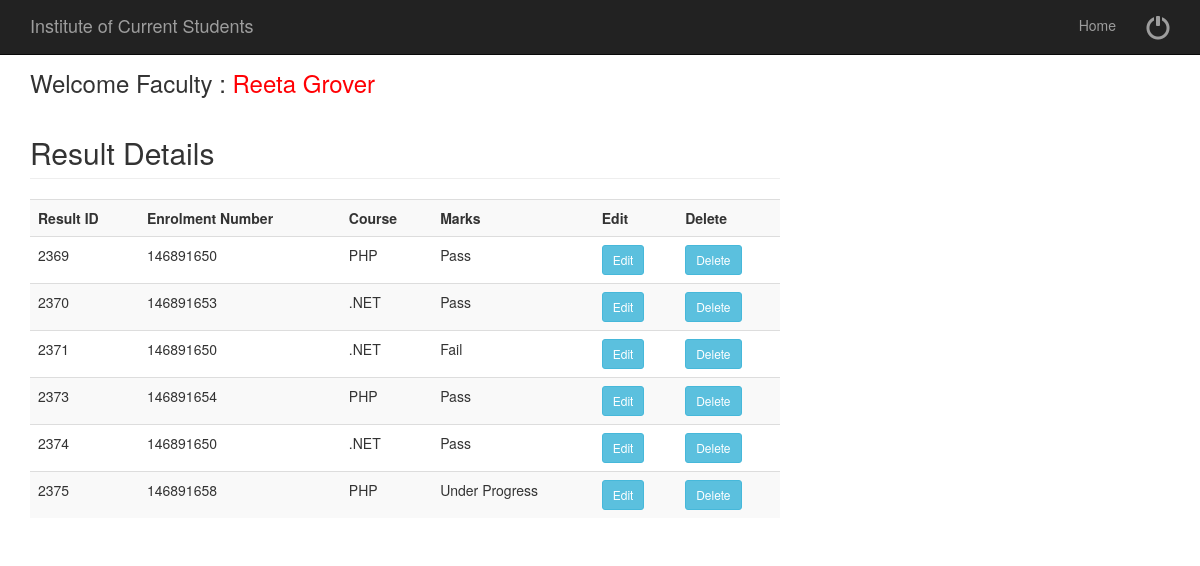
/ResultDetails.php (signed in), run on the app's committed database.
### tables this page shows
CREATE TABLE `result` (
  `RsID` bigint(20) NOT NULL,
  `Eno` varchar(20) NOT NULL,
  `Course` varchar(30) NOT NULL,
  `Marks` varchar(20) NOT NULL
);

### ResultDetails.php (the view, shortened to what this page needs)
<?php
$fname = $_SESSION[ "fname" ];
?>
<?php include('fhead.php');  ?>
<div class="container">
	<div class="row">
		<div class="col-md-8">
			<h3> Welcome Faculty : <a href="welcomefaculty.php" ><span style="color:#FF0004"> <?php echo $fname; ?></span></a> </h3>
			<?php
include('database.php');
$sql="SELECT * FROM result";
$rs=mysqli_query($connect,$sql);
echo "<h2 class='page-header'>Result Details</h2>";
echo "<table class='table table-striped' style='width:100%'>
<tr>
<th>Result ID</th>
<th>Enrolment Number</th>
<th>Course</th>
<th>Marks</th>
<th>Edit</th>
<th>Delete</th>
</tr>";
while($row=mysqli_fetch_array($rs))
{
?>
			<tr>
				<td>
					<?PHP echo $row['RsID'];?>
				</td>
				<td>
					<?PHP echo $row['Eno'];?>
				</td>
				<td>
					<?PHP echo $row['Course'];?>
				</td>
				<td>
					<?PHP echo $row['Marks'];?>
				</td>
				<td><a href="UpdateResultDetails.php?editid=<?php echo $row['RsID']; ?>"><input type="button" Value="Edit" class="btn btn-info btn-sm"></a>
				</td>
				<td><a href="ResultDetails.php?deleteid=<?php echo $row['RsID']; ?>"><input type="button" Value="Delete" class="btn btn-info btn-sm"></a>
				</td>
			</tr>
			<?php
			}
			?>
			</table>
		</div>
	</div>
	<?php include('allfoot.php');  ?>

### css/modern-business.css (style rules this page uses)
html, body { height: 100%; }
body { padding-top: 50px; }

### data on the page
result: RsID "2369", Eno "146891650", Course "PHP", Marks "Pass"
result: RsID "2370", Eno "146891653", Course ".NET", Marks "Pass"
result: RsID "2371", Eno "146891650", Course ".NET", Marks "Fail"
result: RsID "2373", Eno "146891654", Course "PHP", Marks "Pass"
result: RsID "2374", Eno "146891650", Course ".NET", Marks "Pass"
result: RsID "2375", Eno "146891658", Course "PHP", Marks "Under Progress"

### other printed values
$fname "Reeta Grover"
